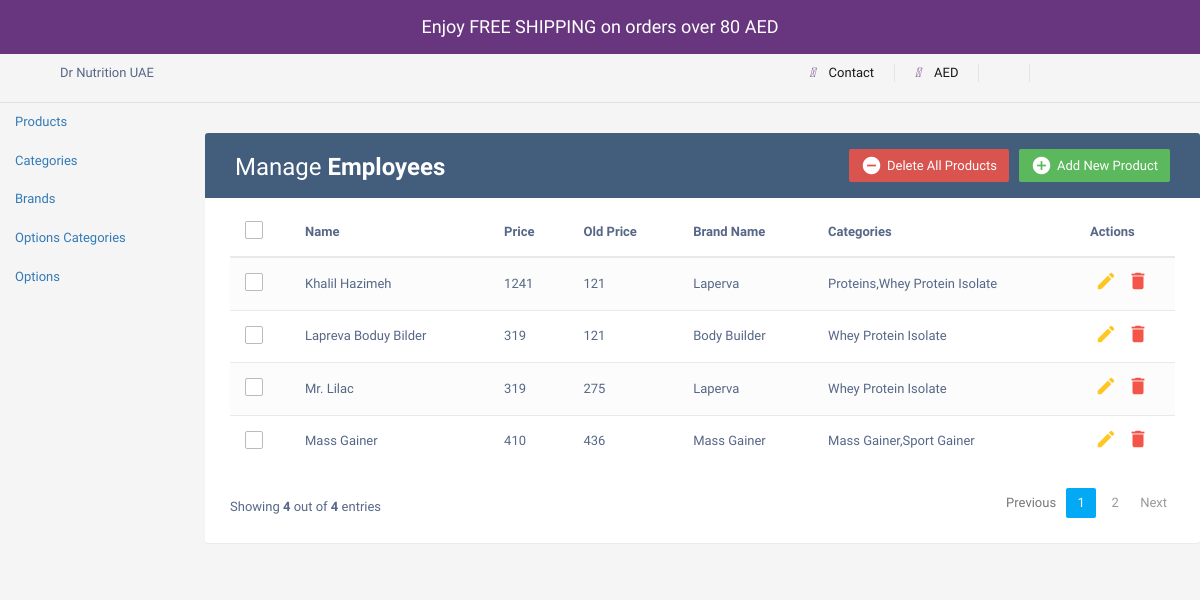
/admin/products.php, run on the app's committed database.
### tables this page shows
CREATE TABLE `products` (
  `id` int(11) NOT NULL,
  `name` varchar(255) NOT NULL,
  `price` int(11) NOT NULL,
  `old-price` int(11) NOT NULL,
  `image` varchar(255) NOT NULL,
  `brand_id` int(11) DEFAULT NULL
);

CREATE TABLE `brands` (
  `brand_id` int(11) NOT NULL,
  `brand_name` varchar(255) NOT NULL
);

### product.php (called while the page is built, shortened)
<?php
class Product {
    private $conn;
    public function __construct($db) {
        $this->conn = $db;
    }
public function getAllProductValues() {
    $query = "SELECT p.id, p.name, p.price, p.`old-price`, b.brand_name,
    GROUP_CONCAT(DISTINCT c.category_name ORDER BY c.category_name ASC) AS categories
    FROM products p
    LEFT JOIN product_categories pc ON p.id = pc.product_id
    LEFT JOIN categories c ON pc.category_id = c.category_id
    LEFT JOIN brands b ON p.brand_id = b.brand_id
    GROUP BY p.id";
    $result = $this->conn->query($query);
        $products = [];
        $count=0;
        if ($result->num_rows > 0) {
            while ($row = $result->fetch_assoc()) {
                $products[] = $row;
                $count++;
            }
        }
        return ['products' => $products, 'count' => $count];
}
}
?>

### admin/products.php (the view, shortened to what this page needs)
<?php
require '../product.php';
$conn = new mysqli("localhost", "root", "", "logindb");
?>
<!DOCTYPE html>
<html lang="en">
<head>
<link rel="stylesheet" href="https://maxcdn.bootstrapcdn.com/font-awesome/4.7.0/css/font-awesome.min.css">
<link rel="stylesheet" href="https://maxcdn.bootstrapcdn.com/bootstrap/3.3.7/css/bootstrap.min.css">
<link rel="stylesheet" href="https://cdnjs.cloudflare.com/ajax/libs/font-awesome/5.15.3/css/all.min.css" />
<link rel="stylesheet" href="../css/all.css" />
<body>
<section class="free_shipping_alert">
    <div>Enjoy FREE SHIPPING on orders over 80 AED</div>
</section>
<section class="top-nav-bar">
    <div class="top-nav">
        <div class="row justify-content-between">
            <div class="col-lg-6">
                <div class="top-nav-left d-none d-lg-block">
                    <span>Dr Nutrition UAE</span>
                </div>
            </div>
            <div class="col-lg-6">
                <div class="top-nav-right">
                    <ul class="list-inline top-nav-right-list">
                        <li>
                            <a title="Contact" href="#">
                                <i class="fa-solid fa-phone" style="color: #68367f; margin-right: 10px;"></i>
                                Contact
                            </a>
                        </li>
                        <li>
                            <a title="AED" href="">
                                <i class="fa-solid fa-money-bill " style="color: #68367f; margin-right: 10px;"></i>
                                AED
                            </a>
                        </li>
                        <li>
                            <a title="Login" data-bs-toggle="modal" data-bs-target="#exampleModal" href="index.php">
                            </a>
                        </li>
                    </ul>
                </div>
            </div>
        </div>
    </div>
</section>
<div class="row">
    <nav id="sidebar" class="col-md-3 col-lg-2 d-md-block bg-light sidebar">
        <div class="position-sticky">
            <ul class="nav flex-column">
                <li class="nav-item">
                    <a class="nav-link active" href="products.php">
                        Products
                    </a>
                </li>
                <li class="nav-item">
                    <a class="nav-link" href="categories.php">
                        Categories
                    </a>
                </li>
                <li class="nav-item">
                    <a class="nav-link" href="brands.php">
                        Brands
                    </a>
                </li>
                <li class="nav-item">
                    <a class="nav-link" href="options_categories.php">
                        Options Categories
                    </a>
                </li>
                <li class="nav-item">
                    <a class="nav-link" href="options.php">
                        Options
                    </a>
                </li>
            </ul>
        </div>
    </nav>
    <main class="col-md-9 ms-sm-auto col-lg-10 px-md-4">
        <div class="table-wrapper">
            <div class="table-title">
                <div class="row">
                    <div class="col-sm-6">
                        <h2>Manage <b>Employees</b></h2>
                    </div>
                    <div class="col-sm-6">
                        <a href="#addEmployeeModal" class="btn btn-success" data-toggle="modal"><i class="material-icons">&#xE147;</i> <span>Add New Product</span></a>
                        <a href="#deleteEmployeeModal" class="btn btn-danger" data-toggle="modal"><i class="material-icons">&#xE15C;</i> <span>Delete All Products</span></a>
                    </div>
                </div>
            </div>
            <table class="table table-striped table-hover">
                <thead>
                    <tr>
                        <th>
                            <span class="custom-checkbox">
                                <label for="selectAll"></label>
                            </span>
                        </th>
                        <th>Name</th>
                        <th>Price</th>
                        <th>Old Price</th>
                        <th>Brand Name</th>
                        <th>Categories</th>
                        <th>Actions</th>
                    </tr>
                </thead>
                <tbody>
                    <?php
                    $product = new Product($conn);
                    $productData = $product->getAllProductValues();
                    $allProducts = $productData['products'];
                    $productCount = $productData['count'];
                    foreach ($allProducts as $product){
                        echo '<tr id="' .$product['id']. '">';
                        echo '<td>';
                        echo '<span class="custom-checkbox">';
                        echo '<label for="checkbox'.$product['id'].'"></label>';
                        echo '</span>';
                        echo '</td>';
                        echo'<td>'.$product['name'].'</td>';
                        echo '<td>'.$product['price'].'</td>';
                        echo '<td>'.$product['old-price'].'</td>';
                        echo '<td>'.$product['brand_name'].'</td>';
                        echo '<td>'.$product['categories'].'</td>';
                        echo '<td>';
                        echo '<a href="products.php?showEditModal=1&id='.$product['id'].'" data-id="'.$product['id'].'" class="edit"><i class="material-icons" data-toggle="tooltip" title="Edit">&#xE254;</i></a>';
                        echo '<a href="products.php?showDeleteModal=1&id='.$product['id'].'" class="delete" data-toggle="modal"><i class="material-icons" data-toggle="tooltip" title="Delete">&#xE872;</i></a>';
                        echo '</td>';
                        echo '</tr>';
                    }
                    ?>
                </tbody>
            </table>
            <div class="clearfix">
                <div class="hint-text">Showing <b><?php echo $productCount?></b> out of <b><?php echo $productCount?></b> entries</div>
                <ul class="pagination">
                    <li class="page-item disabled"><a href="#">Previous</a></li>
                    <li class="page-item active"><a href="#" class="page-link">1</a></li>
                    <li class="page-item"><a href="#" class="page-link">2</a></li>
                    <li class="page-item"><a href="#" class="page-link">Next</a></li>
                </ul>
            </div>
        </div>
    </main>
</div>
</body>
</html>

### css/all.css (style rules this page uses)
body { margin: 0; background-color: white; }
a { text-decoration: none!important; }
.free_shipping_alert { background: #68367f; color: #fff; text-align: center; padding: 14px; font-size: 18px; background-image: url(https://drnutrition.com/themes/storefront/public/images/wave.svg); background-position: 50%; background-size: cover; }
.top-nav { border-bottom: 1px solid #e1e1e1 ; padding: 10px 0% 10px 5%; }
.top-nav .top-nav-right-list { display: -webkit-box; display: flex; -webkit-box-pack: center; justify-content: center; flex-wrap: wrap; }
.top-nav .top-nav-right-list>li:first-child { padding-left: 0; }
.top-nav .top-nav-right-list>li { border-right: 1px solid #e5e5e5; display: inline-block; padding: 0 20px; }
.top-nav .top-nav-right-list>li>a { display: block; color: #191919; }
body { color: #566787; background: #f5f5f5; font-family: 'Varela Round', sans-serif; font-size: 13px; }
.table-wrapper { background: #fff; padding: 20px 25px; margin: 30px 0; border-radius: 3px; box-shadow: 0 1px 1px rgba(0,0,0,.05); }
.table-title { padding-bottom: 15px; background: #435d7d; color: #fff; padding: 16px 30px; margin: -20px -25px 10px; border-radius: 3px 3px 0 0; }
.table-title h2 { margin: 5px 0 0; font-size: 24px; }
.table-title .btn { color: #fff; float: right; font-size: 13px; border: none; min-width: 50px; border-radius: 2px; border: none; outline: none !important; margin-left: 10px; }
.table-title .btn i { float: left; font-size: 21px; margin-right: 5px; }
.table-title .btn span { float: left; margin-top: 2px; }
table.table tr th, table.table tr td { border-color: #e9e9e9; padding: 12px 15px; vertical-align: middle; }
table.table tr th:first-child { width: 60px; }
table.table tr th:last-child { width: 100px; }
table.table-striped tbody tr:nth-of-type(odd) { background-color: #fcfcfc; }
table.table td:last-child i { opacity: 0.9; font-size: 22px; margin: 0 5px; }
table.table td a { font-weight: bold; color: #566787; display: inline-block; text-decoration: none; outline: none !important; }
table.table td a.edit { color: #FFC107; }
table.table td a.delete { color: #F44336; }
table.table td i { font-size: 19px; }
.pagination { float: right; margin: 0 0 5px; }
.pagination li a { border: none; font-size: 13px; min-width: 30px; min-height: 30px; color: #999; margin: 0 2px; line-height: 30px; border-radius: 2px !important; text-align: center; padding: 0 6px; }
.pagination li.active a, .pagination li.active a.page-link { background: #03A9F4; }
.hint-text { float: left; margin-top: 10px; font-size: 13px; }
.custom-checkbox { position: relative; }
.custom-checkbox label:before { width: 18px; height: 18px; }
.custom-checkbox label:before { content: ''; margin-right: 10px; display: inline-block; vertical-align: text-top; background: white; border: 1px solid #bbb; border-radius: 2px; box-sizing: border-box; z-index: 2; }

### data on the page
products: name "Khalil Hazimeh", price "1241", value "121", brand.brand_name "Laperva", categories "Proteins,Whey Protein Isolate"
products: name "Lapreva Boduy Bilder", price "319", value "121", brand.brand_name "Body Builder", categories "Whey Protein Isolate"
products: name "Mr. Lilac", price "319", value "275", brand.brand_name "Laperva", categories "Whey Protein Isolate"
products: name "Mass Gainer", price "410", value "436", brand.brand_name "Mass Gainer", categories "Mass Gainer,Sport Gainer"

### other printed values
$productCount "4"
